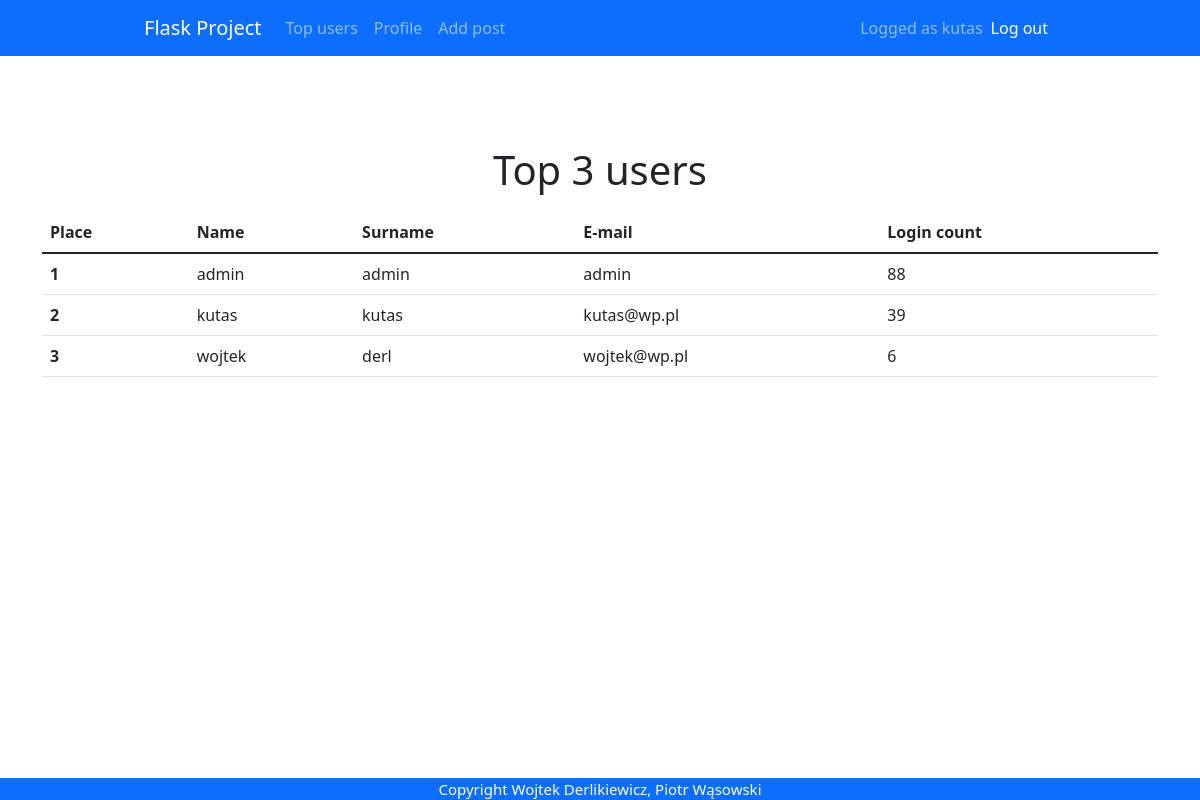
Page /top_users (signed in) on the committed database.
### app.py (models this page shows)
class User(db.Model, UserMixin):
    id = db.Column(db.Integer, primary_key = True)
    email = db.Column(db.String(30), nullable=False, unique=True)
    name = db.Column(db.String(20), nullable=False)
    last_name = db.Column(db.String(20), nullable=False)
    password = db.Column(db.String(80), nullable=False)
    login_count = db.Column(db.Integer, nullable=False, default=0)
    isAdmin = db.Column(db.Boolean(), nullable=False, default=False)

### app.py (the view)
@app.route('/top_users', methods=['GET', 'POST'])
def topUsers():
    top_users = db.session.query(User).order_by(User.login_count.desc()).limit(3)
    return render_template('top_users.html', users = top_users)

### app.py (called while the page is built)
@login_manager.user_loader
def load_user(user_id):
    return User.query.get(int(user_id))

### templates/top_users.html
{% extends "base.html" %} {% block title %}Top users{% endblock %} {% block
content %}
<h1>Top 3 users</h1>
<table class="table">
  <thead>
    <tr>
      <th scope="col">Place</th>
      <th scope="col">Name</th>
      <th scope="col">Surname</th>
      <th scope="col">E-mail</th>
      <th scope="col">Login count</th>
    </tr>
  </thead>
  <tbody>
    {% set x = namespace(value=1) %} {% for user in users %}
    <tr>
      <th scope="row">{{x.value}} {% set x.value = x.value + 1 %}</th>
      <td>{{ user.name }}</td>
      <td>{{ user.last_name }}</td>
      <td>{{ user.email }}</td>
      <td>{{ user.login_count }}</td>
    </tr>
    {% endfor %}
  </tbody>
</table>
{% endblock %}

### templates/base.html (shortened to what this page needs)
<!DOCTYPE html>
<html lang="pl">
  <head>
    {% block styles %}
    <link
      rel="stylesheet"
      href="{{url_for('.static', filename='styles/base.css')}}"
    />
    <link
      href="https://cdn.jsdelivr.net/npm/bootstrap@5.1.3/dist/css/bootstrap.min.css"
      rel="stylesheet"
    />
    {% endblock %}
  </head>
  <body>
    <nav class="navbar navbar-expand-lg navbar-dark bg-primary">
      <div class="container-fluid">
        <a class="navbar-brand" href="{{url_for('home')}}">Flask Project</a>
        <div class="collapse navbar-collapse" id="navbarText">
          <ul class="navbar-nav me-auto mb-2 mb-lg-0">
            <li class="nav-item">
              <a class="nav-link" href="{{url_for('topUsers')}}">Top users</a>
            </li>
            {% if current_user.is_authenticated %}
            <li class="nav-item">
              <a class="nav-link" href="{{url_for('profile')}}">Profile</a>
            </li>
            <li class="nav-item">
              <a class="nav-link" href="{{url_for('add_post')}}">Add post</a>
            </li>
             {% endif %}
          </ul>
          {% if current_user.is_authenticated %}
          <span class="navbar-text"> Logged as {{current_user.name }} </span>
          <span class="navbar-item">
            <ul class="navbar-nav me-auto mb-2 mb-lg-0">
              <li class="nav-item">
                <a
                  class="nav-link active"
                  aria-current="page"
                  href="{{url_for('logout')}}"
                  >Log out</a
                >
              </li>
            </ul>
          </span>
          {% endif %}
        </div>
      </div>
    </nav>
    <div class="container">{% block content %} {% endblock %}</div>
    <footer>Copyright Wojtek Derlikiewicz, Piotr Wąsowski</footer>
  </body>
</html>

### static/styles/base.css (style rules this page uses)
html { overflow: -moz-scrollbars-vertical; overflow-y: scroll; }
body { margin: 0; background-color: dimgrey; font-family: "Roboto", sans-serif; }
a { text-decoration: none; }
.container { overflow: hidden; margin-top: 30px; padding-top: 50px; display: grid; place-items: center; }
.container-fluid { width: 78% !important; }
h1 { padding: 10px; }
footer { position: fixed; bottom: 0; width: 100%; background-color: #0d6efd; color: white; font-size: 15px; text-align: center; }

### rows in the picture
User: name "kutas", value "2", last_name "kutas", email "kutas@wp.pl", login_count "39"
User: value "1", name "admin", last_name "admin", email "admin", login_count "88"
User: value "3", name "wojtek", last_name "derl", email "wojtek@wp.pl", login_count "6"
